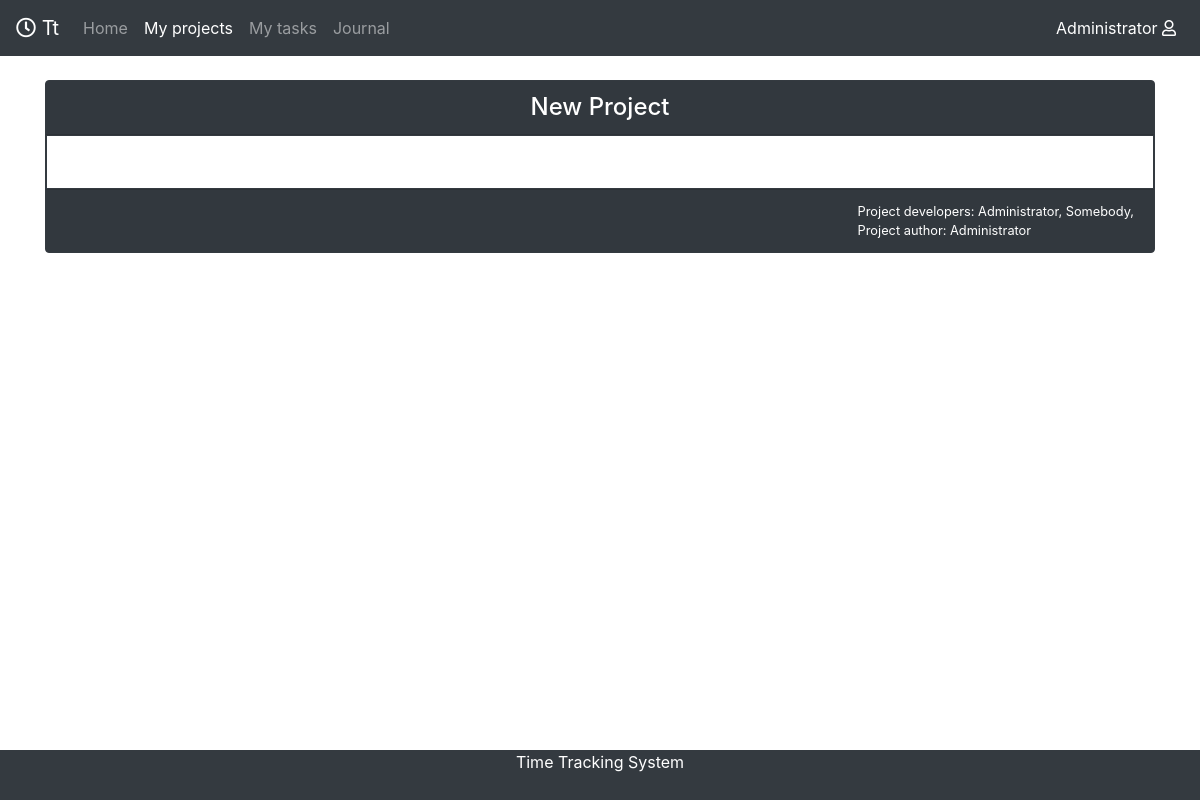
The app's page /myprojects/1/ (signed in) with its own data.
### mainApp/models.py (models this page shows, shortened)
class Project(models.Model):
    name = models.CharField(max_length=50, blank=False)
    short_description = models.CharField(max_length=100, blank=False, null=True)
    full_description = tn_models.HTMLField(blank=False)
    developers = models.ManyToManyField(Profile,  related_name="Developers")
    author = models.ForeignKey(Profile, related_name="Author",  on_delete=models.PROTECT)

### accounts_manager/models.py (models this page shows)
class Profile(models.Model):
    Custom_User = models.OneToOneField(User, on_delete=models.CASCADE)
    profile_image = models.ImageField(upload_to="avatar", blank=True, null=True, default='avatar/default.jpg')
    date_of_birth = models.DateField(blank=True, null=True)
    user_function = models.CharField(max_length=50)
    def __str__(self):
        return self.Custom_User.username

### mainApp/templates/myprojects/project_template.html (shortened to what this page needs)
{% extends "home/wrapper.html" %}
{% block content %}
	{% if user.profile in project.developers.all %}
		<div class="container h-100 pt-4 pb-4">
			<div class="card  text-lg bg-dark border border-dark text-white">
				<div class="card-header text-center h4" >
					{{project.name}}
				</div>
				<div class="card-body overflow-auto bg-white border border-dark ">
				</div>
				<div class="card-footer">
					<div class="w-100 d-flex justify-content-end text-left">
						<small>
						Project developers:
						{% for i in project.developers.all %}
							{{ i }},
						{% endfor %}
						<br>
						Project author: {{project.author}}
						</small>
					</div>
				</div>
			</div>
		</div>
	{% endif %}
{% load static %}
{% endblock %}

### mainApp/templates/home/wrapper.html (shortened to what this page needs)
<!DOCTYPE html>
<html lang="en" class="w-100" >
  <head>
    {% load static %}
    <link rel="stylesheet" href="https://maxcdn.bootstrapcdn.com/bootstrap/4.2.1/css/bootstrap.min.css">
    <link rel="stylesheet" href="https://use.fontawesome.com/releases/v5.7.2/css/all.css">
    <link rel="stylesheet" href="{% static 'css/style.css' %}" />
  </head>
  <body class="w-100">
    <div class="wrapper">
      <div class="content">
    <nav class="navbar navbar-bordered navbar-expand-sm navbar-dark bg-dark">
    <a class="navbar-brand" href="/home"><i class="far fa-clock"></i> Tt</a>
    <div class="collapse navbar-collapse" id="navbarNav">
      <ul class="navbar-nav">
        <li class="nav-item ">
          <a class="nav-link" href="/home" id="home_id"> Home</a>
        </li>
        <li class="nav-item">
          <a class="nav-link" href="/myprojects" id="myprojects_id">My projects</a>
        </li>
        <li class="nav-item">
          <a class="nav-link" href="/mytasks" id="mytasks_id">My tasks</a>
        </li>
        <li class="nav-item">
          <a class="nav-link" href="/journal" id="journal_id">Journal</a>
        </li>
      </ul>
      <ul class="navbar-nav ml-auto">
        <li class="nav-item mr-auto">
          <a class="nav-link active" href="/myprofile" id="user"> {{user}} <i class="far fa-user">   </i></a>
        </li>
      </ul>
    </div>
  </nav>
    <div class="conteiner-fluid included-content">
    {% block content %}{% endblock %}
  </div>
</div>
<div class="footer bg-dark font-small text-center text-white botfooter" >
Time Tracking System
</div>
</div>
</body>
</html>

### mainApp/static/css/style.css (style rules this page uses)
* { margin: 0; padding: 0; }
html, body { height: 100%; min-width: 200px; }
.wrapper { display: flex; flex-direction: column; height: 100%; }
.content { flex: 1 0 auto; }
.botfooter { height: 50px; flex: 0 0 auto; }
.included-content { height: 90%; }

### records on screen
Project: name "New Project", author "Administrator"
Profile: Custom_User.username "Administrator"
Profile: Custom_User.username "Somebody"

### other values on screen
{{ user }} "Administrator"
